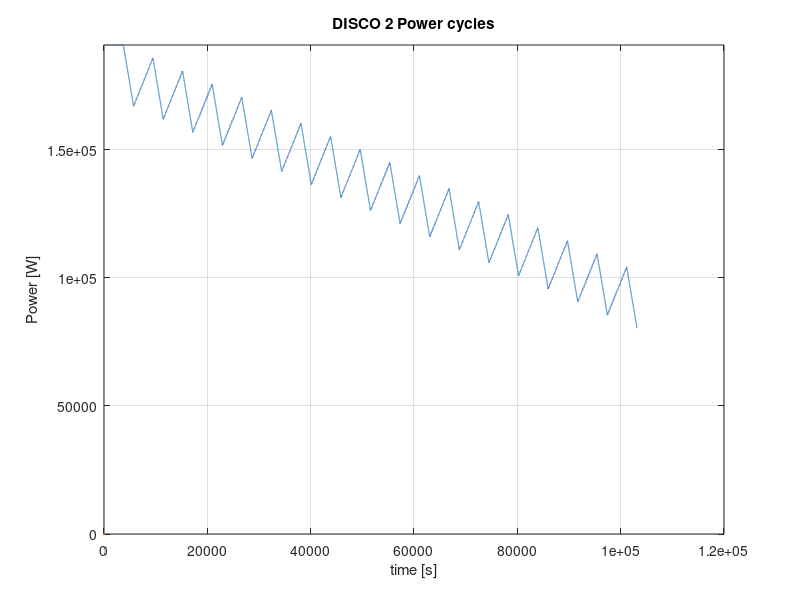

MATLAB code for this plot:
%% Disco 2 Duty cycles
clc,clear,close

average_gain_w = 8.5; % watt ind fra solcelle
average_use_w = 8; % watt brug

Orbit_time = 95.52*60;
Sunlit_time = 62.35*60;
Eclipse_time = Orbit_time-Sunlit_time;

Total_battery = 190800; % 53 watthours -> joule

Battery_iteration = [];
Battery_iteration = [Battery_iteration Total_battery];

time=[0];

Totbat=Total_battery;


% Battery_iteration = zeros(1,100000);
while Battery_iteration(end) > 0
    
    for i=1:Sunlit_time
    % Brug I dagslys
        time=[time time(end)+1];
    
        if Totbat<Total_battery
            Totbat = Battery_iteration(end) + average_gain_w / (Sunlit_time/Orbit_time) - average_use_w; 
        end
        Battery_iteration = [Battery_iteration Totbat];
    end

    for j=1:Eclipse_time
    % brug I eclipse
        Totbat = Battery_iteration(end) - average_use_w * 1.5; 
        Battery_iteration = [Battery_iteration Totbat];
        time=[time time(end)+1];
    end

    if time(end)>1E5
        disp('Max time reached')
        break;
    end

end

plot(time,Battery_iteration,LineWidth=2)

ylim([0 Total_battery])
title('DISCO 2 Power cycles')
xlabel('time [s]')
ylabel('Power [W]')
grid

fprintf('Number of powered orbits = %.2f\n',length(time)/Orbit_time)

